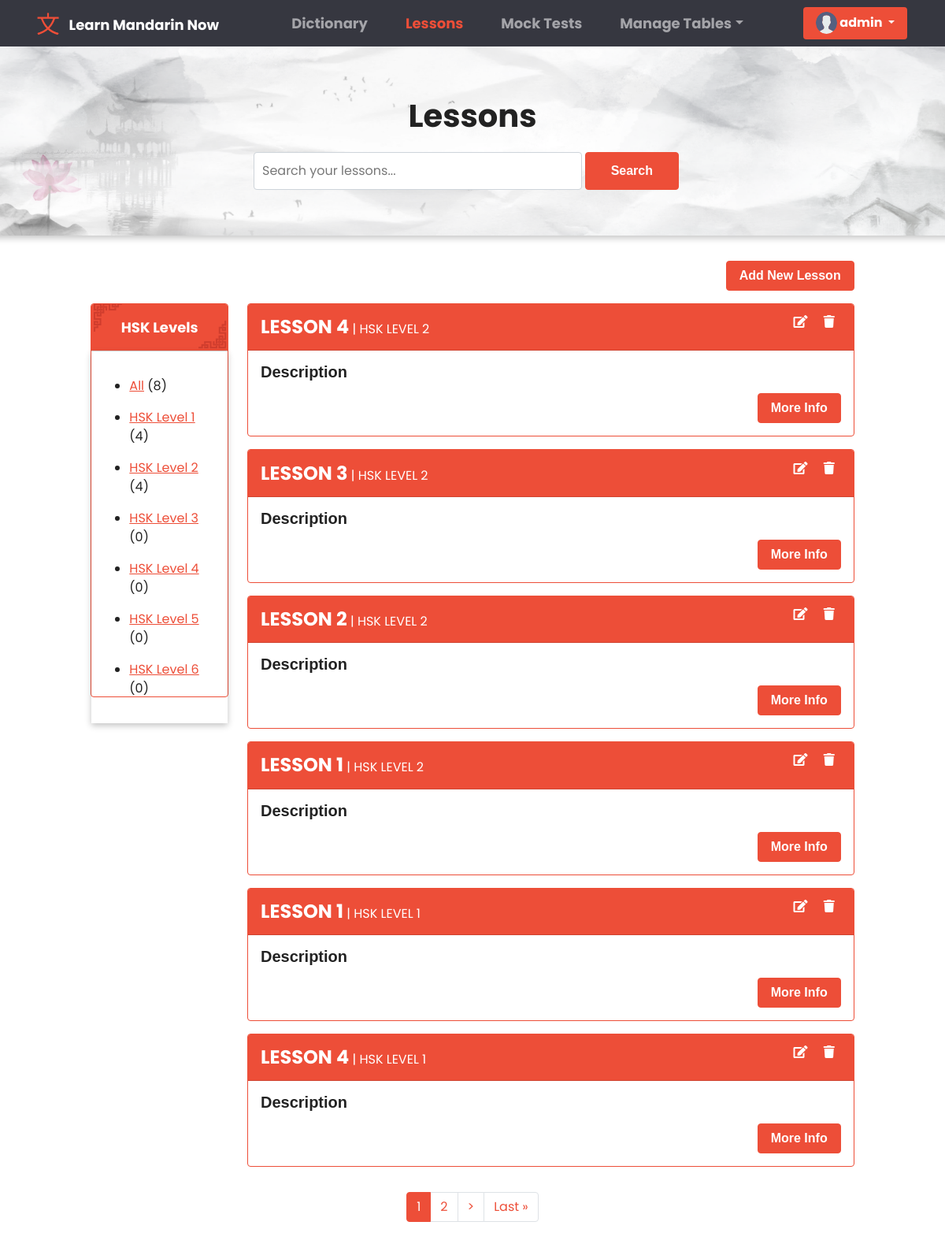
The app's page /lessons/ (signed in) with its own data.
### base/models.py (models this page shows, shortened)
class User(AbstractUser):
    fname = models.CharField(max_length=200, null=True)
    lname = models.CharField(max_length=200, null=True)
    email = models.EmailField(unique = True, null=True)
    bio = models.TextField(null=True)
    avatar = models.ImageField(null=True, default="avatar.svg")
    REQUIRED_FIELDS = []
    class Meta:
        ordering = ['username']

class HskLevel(models.Model):
    level = models.CharField(max_length=200)
    def __str__(self):
        return self.level
    class Meta:
        ordering = ['level']

class Lesson(models.Model):
    title = models.CharField(max_length=200, null=True)
    description = models.TextField(null=True, blank=True)
    hsklevel = models.ForeignKey(HskLevel, on_delete=models.SET_NULL, null=True, verbose_name = "HSK Level")
    content = models.TextField(null=True, blank=True)
    is_publish = models.BooleanField(default=False, verbose_name="Publish")
    updated = models.DateTimeField(auto_now=True)
    created = models.DateTimeField(auto_now_add=True)
    class Meta:
        ordering = ['-updated', '-created']

### base/views.py (the view, shortened to what this page needs)
# urls.py: path('lessons/', views.LessonsPage, name = 'lessons'),
@login_required(login_url='anonymous')
def LessonsPage(request):
    search =  request.GET.get('search') if request.GET.get('search') != None else ''
    hsklevels = HskLevel.objects.all()
    all_result = Lesson.objects.all()
    lessons = Lesson.objects.filter(
        Q(title__icontains = search) |
        Q(description__icontains = search) |
        Q(hsklevel__level__icontains = search)
        )
    p = Paginator(lessons, 6)
    page = request.GET.get('page')
    lessons = p.get_page(page)
    context = {
        'lessons' : lessons,
        'all_result' : all_result,
        'hsklevels' : hsklevels,
        'dictionary_active' : '',
        'lesson_active' : 'active',
        'search': search,
        'page' : page,
    }
    return render(request, 'lesson.html', context)

### templates/lesson.html (shortened to what this page needs)
{% extends "main.html" %} {% block content %} {% load static %}
<link rel="stylesheet" href="{% static 'css/dictionary.css' %}" />
<link rel="stylesheet" href="{% static 'css/table.css' %}" />
<div class="container-fluid px-3 py-3 forRemovingMargin">
  <div class="row  justify-content-center" id="dictionary_header">
    <div class="col col-lg-6">
      <p class="dictionary_text">Lessons</p>
      <form class="d-flex sm-1" action="" method="GET">
        <input
          class="form-control me-sm-1 input_searchD"
          type="search"
          placeholder="Search your lessons..."
          name="search"
        />
        <button class="btn btn-primary my-2 my-sm-0 search_btn" type="submit">
          Search
        </button>
      </form>
    </div>
  </div>
{% if request.user.is_authenticated and request.user.is_staff %}
<div class="row mb-3 justify-content-center px-3">
  <div class="col col-lg-10">
    <a
      href="{% url 'superuser-add-lesson' %}"
      class="btn btn-primary"
      style="float: right"
    >
      Add New Lesson
    </a>
  </div>
</div>
{% endif %}
<div class="row justify-content-center  px-3">
  <div class="col col-lg-2 col-md-4 d-lg-block d-sm-none d-md-block d-none">
    <div class="card border-primary" style="height: 500px">
      <div class="card-header" id="card_header">
        <strong style="font-size: large">HSK Levels</strong>
      </div>
      <div class="card-body for_shadow">
        <ul>
          <li class="my-3">
            <a href="{% url 'lessons' %}">All</a>
            ({{all_result.count}})
          </li>
          {% for hsklevel in hsklevels %}
          <li class="my-3">
            <a href="{% url 'lessons' %}?search={{hsklevel.level}}&page=1"
              >{{ hsklevel.level }}</a
            >
            ({{hsklevel.lesson_set.all.count}})
          </li>
          {% endfor %}
        </ul>
      </div>
    </div>
  </div>
  <div class="col col-lg-8 col-md-8">
   {% for lesson in lessons %}
    <div class="card border-primary mb-3">
      <div class="card-header card_head_def" id="card_subhead">
        <strong style="font-size: x-large">{{lesson.title}}</strong> |
        <span class="text-uppercase">{{ lesson.hsklevel }}</span>
        {%if request.user.is_authenticated and request.user.is_staff%}
        <div style="float: right">
          <a href="{% url 'superuser-edit-lesson' lesson.id %}"
            ><i class="fas fa-edit mx-2 sub_headIcon"></i
          ></a>
          <a href="#" onclick="showDeleteModal('modal_lesson', '{{lesson.id}}')"
            ><i class="fas fa-trash mx-2 sub_headIcon"></i
          ></a>
        </div>
        {% endif %}
      </div>
      <div class="card-body">
        <h5 class="card-title">Description</h5>
        <a
          href="{% url 'lessons-details' lesson.id  %}"
          class="btn btn-primary"
          style="float: right; clear: after"
          >More Info</a
        >
      </div>
    </div>
    {% endfor %}
  </div>
</div>
<div class="row justify-content-center">
  <div class="col col-lg-6">
      <ul class="pagination justify-content-center">
        <div class="pagination px-3 py-3">
          {% for i in lessons.paginator.page_range %}
          {% if lessons.number == i %}
          <li class="page-item active"><a class="page-link" href="?page={{i}}">{{i}}</a></li>
          {% elif i > lessons.number|add:'-3' and i < lessons.number|add:'3' %}
          <li class="page-item"><a class="page-link" href="?page={{i}}">{{i}}</a></li>
          {% endif %}
          {% endfor %}
          {% if lessons.has_next %}
          <li class="page-item"><a class="page-link" href="?search={{search}}&page={{lessons.next_page_number}}">&#62;</a></li>
          <li class="page-item"><a class="page-link" href="?search={{search}}&page={{ lessons.paginator.num_pages  }}">Last &raquo</a></li>
          {% endif %}
      </ul>
  </div>
</div>
{% endblock content %}

### templates/navbar.html (shortened to what this page needs)
{% load static %}
<link rel="stylesheet" href="{% static 'css/navbar.css' %}" />
<nav class="navbar navbar-expand-lg navbar-dark" id="navbar_header">
  <div class="container-fluid">
    <img src="{% static 'images/navbar_logo.png' %}" id="navbar_logo">
    <a class="navbar-brand" href="{% url 'dictionary' %}" id="logo_text">Learn Mandarin Now</a>
    <div class="collapse navbar-collapse" id="navbarColor02">
      <ul class="navbar-nav me-auto navbar_menuChouce">
        <li class="nav-item">
          <a class="nav-link navigation_choices" href="{% url 'dictionary' %}"
             id="dictionary_page">Dictionary
          </a>
        </li>
        <li class="nav-item">
          <a class="nav-link navigation_choices" href="{% url 'lessons' %}" id="lesson_page">Lessons</a>
        </li>
        <li class="nav-item">
          <a class="nav-link navigation_choices" href="{% url 'mocktest' %}" id="mocktest_page">Mock Tests</a>
        </li>
        {% if request.user.is_authenticated and request.user.is_staff %}
        <li class="nav-item dropdown">
          <a
            class="nav-link dropdown-toggle navigation_choices"
            data-bs-toggle="dropdown"
            href="#"
            role="button"
            aria-haspopup="true"
            aria-expanded="false"
             id="Manage_table">Manage Tables</a
          >
        </li>
        {% endif %}
      </ul>
      <div class="d-flex">
        {% if request.user.is_authenticated %}
        <div class="dropdown">
          <button
            class="btn btn-primary dropdown-toggle button_profile" id="test"
            type="button"
            id="dropdownMenuButton1"
            data-bs-toggle="dropdown"
            aria-expanded="false"
          >
            <img
              class="rounded-circle"
              src="{{request.user.avatar.url}}"
              alt="profile"
              style="height: 1.7rem; width: 1.7rem; margin-bottom: 1px"
            />
            {{request.user.username}}
          </button>
        </div>
        {% endif %}
      </div>
    </div>
  </div>
</nav>

### static/css/navbar.css (style rules this page uses)
#test { font-family: 'Poppins', sans-serif; }
#navbar_header { background-color: #363740; padding-right: 3%; }
.navbar_menuChouce { margin: 0% auto; }
#navbar_logo { height: 4vh; margin-right: 1%; margin-left: 3%; width: auto; }
#logo_text { font-family: 'Poppins', sans-serif; text-transform: capitalize; }
.button_profile { border: none; }
.navigation_choices { font-family: 'Poppins', sans-serif; margin: 0% 1rem; }

### static/css/dictionary.css (style rules this page uses)
* { font-family: 'Poppins', sans-serif; }
html, body { max-width: 100%; overflow-x: hidden; }
.forRemovingMargin { padding-top: 0rem !important; padding-right: 0rem !important; padding-left: 0rem !important; }
#dictionary_header { height: 30vh; margin-bottom: 2rem; display: flex; align-items: center; justify-content: center; box-shadow: rgba(0, 0, 0, 0.24) 0px 3px 8px; background-image: url(../../static/images/dictionary_headerBg.png); background-position: bottom center; background-repeat: no-repeat; background-size: cover; border-radius: 5px; }
.dictionary_text { text-align: center; font-size: 5vh; font-family: 'Poppins', sans-serif; font-weight: bolder; }
.input_searchD { margin: 0 1rem; padding: .7rem 0; text-indent: 10px; }
.search_btn { padding: 0rem 2rem; margin-right: 2rem; }
#card_header { background-image: url(../../static/images/card_headerbg.png); background-position: bottom center; background-repeat: no-repeat; background-size: cover; color: #fff; padding: 1rem 0; text-align: center; }
.for_shadow { box-shadow: rgba(0, 0, 0, 0.24) 0px 3px 8px; }
.card_head_def { background-color: rgb(243, 242, 242); padding-top: .7rem; padding-bottom: .7rem; }
#card_subhead { background-color: #ED4E38; color: #fff; }
.sub_headIcon { color: #fff; }

### templates/main.html (style rules this page uses)
* { box-sizing: border-box; }
img { -webkit-user-drag: none; -khtml-user-drag: none; -moz-user-drag: none; -o-user-drag: none; object-fit: cover; }

### records on screen
User: user.avatar (placeholder picture), user.username "admin"
HskLevel: level "HSK Level 1", lesson_set.all.count "4"
HskLevel: level "HSK Level 2", lesson_set.all.count "4"
HskLevel: level "HSK Level 3", lesson_set.all.count "0"
HskLevel: level "HSK Level 4", lesson_set.all.count "0"
HskLevel: level "HSK Level 5", lesson_set.all.count "0"
HskLevel: level "HSK Level 6", lesson_set.all.count "0"
Lesson: title "LESSON 4", hsklevel "HSK LEVEL 2"
Lesson: title "LESSON 3", hsklevel "HSK LEVEL 2"
Lesson: title "LESSON 2", hsklevel "HSK LEVEL 2"
Lesson: title "LESSON 1", hsklevel "HSK LEVEL 2"
Lesson: title "LESSON 1", hsklevel "HSK LEVEL 1"
Lesson: title "LESSON 4", hsklevel "HSK LEVEL 1"

### other values on screen
{{ all_result.count }} "8"
{{ i }} "1"
{{ i }} "2"
